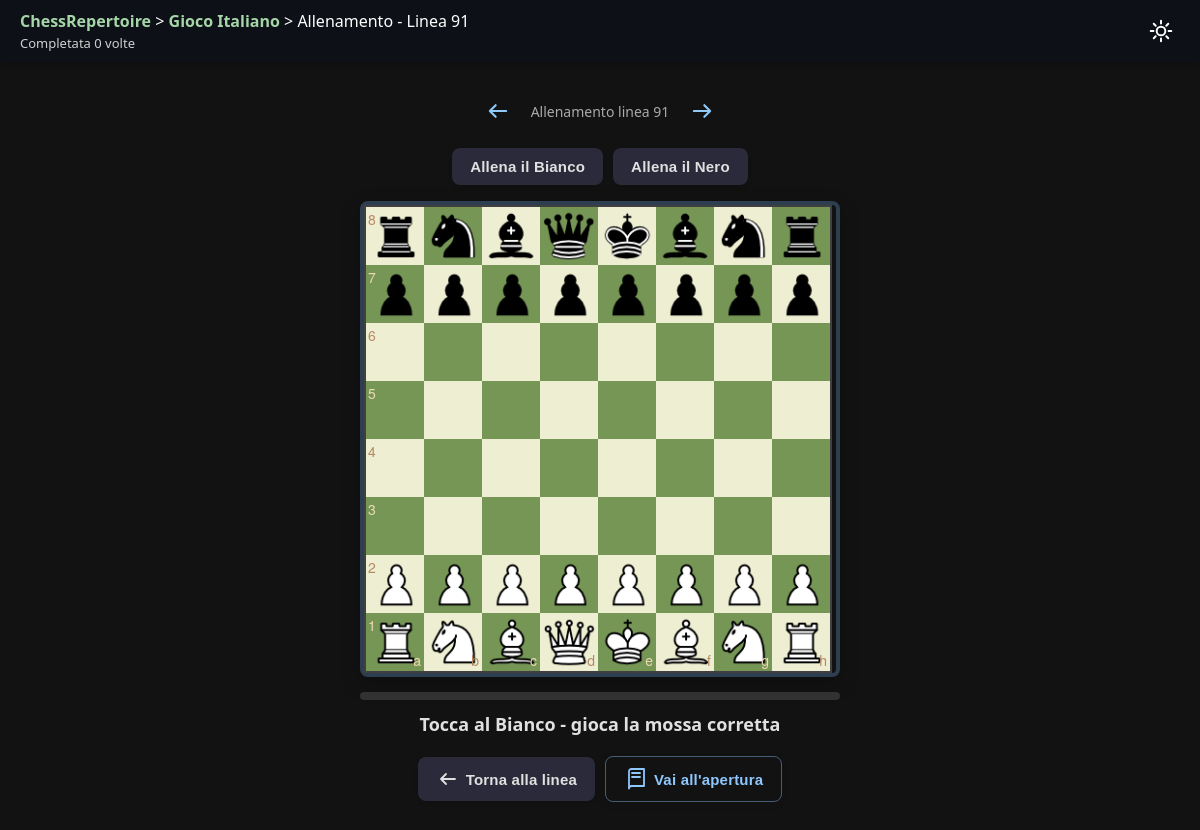
The app's page /opening/10/line/91/train/ with its own data.
### repertoire/models.py (models this page shows, shortened)
class OpeningLine(models.Model):
    root = models.ForeignKey("OpeningRoot", on_delete=models.CASCADE, related_name="linee")
    numero = models.PositiveIntegerField(default=0, null=True, blank=True)
    titolo = models.CharField(max_length=200, blank=True, null=True)
    pgn = models.TextField()
    note = models.TextField(blank=True, null=True)
    flipped = models.BooleanField(default=False)
    completamenti = models.PositiveIntegerField(default=0)
    difficolta    = models.CharField(max_length=20, choices=DIFFICOLTA_CHOICES, default='media', blank=True)
    srs_interval    = models.IntegerField(default=1)
    srs_easiness    = models.FloatField(default=2.5)
    srs_repetitions = models.IntegerField(default=0)
    srs_due_date    = models.DateField(null=True, blank=True)
    parent = models.ForeignKey(
        "self",
        null=True,
        blank=True,
        on_delete=models.SET_NULL,
        related_name="varianti"
    )
    class Meta:
        ordering = ['numero']

class OpeningRoot(models.Model):
    nome = models.CharField(max_length=100, unique=True)
    moves = models.CharField(max_length=50, blank=True, null=True)
    descrizione = models.TextField(blank=True, null=True)
    difesa = models.BooleanField(default=False)
    class Meta:
        ordering = ['nome']

### repertoire/views.py (the view)
# urls.py: path("opening/<int:root_id>/line/<int:numero>/train/", views.line_training, name="line_training"),
def line_training(request, root_id, numero):
    line      = get_object_or_404(OpeningLine, root_id=root_id, numero=numero)
    prev_line = OpeningLine.objects.filter(root_id=root_id, numero__lt=numero).order_by('-numero').first()
    next_line = OpeningLine.objects.filter(root_id=root_id, numero__gt=numero).order_by('numero').first()
    return render(request, "repertoire/line_training.html", {
        "line": line, "prev_line": prev_line, "next_line": next_line,
    })

### repertoire/templates/repertoire/line_training.html (shortened to what this page needs)
{% load static %}
<!DOCTYPE html>
<html lang="it">
<head>
<link rel="stylesheet" href="{% static 'vendor/chessboardjs/chessboard-1.0.0.min.css' %}">
</head>
<body>
<header class="header-bar">
  <div style="display:flex;align-items:center;justify-content:space-between;flex-wrap:wrap;gap:8px;">
    <div class="breadcrumb-header">
      <a href="{% url 'opening_list' %}">ChessRepertoire</a> &gt;
      <a href="{% url 'opening_detail' line.root.id %}">{{ line.root.nome }}</a> &gt;
      <span>Allenamento - Linea {{ line.numero }}</span>
      <p id="comp-count" style="margin:2px 0 0;font-size:13px;opacity:0.8;">Completata {{ line.completamenti }} volte</p>
    </div>
    <button id="darkToggle" title="Cambia tema" aria-label="Cambia tema"></button>
  </div>
</header>
<div class="container">
  <div class="nav-arrows">
    {% if prev_line %}
      <span class="arrow" onclick="window.location.href='{% url 'line_training' line.root.id prev_line.numero %}'"><svg class="ui-icon" aria-hidden="true"><use href="#icon-arrow-left"></use></svg></span>
    {% else %}
      <span class="arrow disabled"><svg class="ui-icon" aria-hidden="true"><use href="#icon-arrow-left"></use></svg></span>
    {% endif %}
    <span class="muted">Allenamento linea {{ line.numero }}</span>
    {% if next_line %}
      <span class="arrow" onclick="window.location.href='{% url 'line_training' line.root.id next_line.numero %}'"><svg class="ui-icon" aria-hidden="true"><use href="#icon-arrow-right"></use></svg></span>
    {% else %}
      <span class="arrow disabled"><svg class="ui-icon" aria-hidden="true"><use href="#icon-arrow-right"></use></svg></span>
    {% endif %}
  </div>
  <div class="toolbar">
    <button id="asWhite" class="btn light">Allena il Bianco</button>
    <button id="asBlack" class="btn light">Allena il Nero</button>
  </div>
  <div style="position:relative; display:inline-block;">
    <div id="board"></div>
  </div>
  <div class="bar"><div id="progress"></div></div>
  <div id="feedback"></div>
  <div class="toolbar">
    <button class="btn light" onclick="window.location.href='{% url 'line_detail' line.root.id line.numero %}'"><svg class="ui-icon" aria-hidden="true"><use href="#icon-arrow-left"></use></svg><span>Torna alla linea</span></button>
    <button class="btn primary" onclick="window.location.href='{% url 'opening_detail' line.root.id %}'"><svg class="ui-icon" aria-hidden="true"><use href="#icon-book"></use></svg><span>Vai all'apertura</span></button>
  </div>
</div>
</body>
</html>

### repertoire/templates/repertoire/line_training.html (style rules this page uses)
*, *::before, *::after { box-sizing: border-box; }
body { background:#f5f5f5; font-family:'Segoe UI', Arial, sans-serif; margin:0; padding:0; transition: background .25s, color .25s; }
html.dark body { background: #121212; color: #e0e0e0; }
html.dark .header-bar { background: #0d1117; }
html.dark .container { background: transparent; }
html.dark .btn.light { background: #2a2a3a; color: #e0e0e0; }
html.dark .bar { background: #333; }
html.dark .muted { color: #aaa; }
html.dark .arrow { color: #90caf9; }
.header-bar { width: 100%; background: #2c3e50; color: white; padding: 10px 20px; box-shadow: 0 2px 6px rgba(0,0,0,0.25); position: fixed; top: 0; left: 0; z-index: 100; }
.breadcrumb-header a { text-decoration: none; color: #a5d6a7; font-weight: 600; }
.container { margin-top: 90px; text-align:center; padding: 0 16px 40px; }
#board { margin: 0 auto; border:4px solid #2c3e50; border-radius:8px; box-shadow:0 6px 20px rgba(0,0,0,0.25); }
.toolbar { margin:16px 0; display:flex; gap:10px; justify-content:center; align-items:center; flex-wrap:wrap; }
.btn { display:inline-flex; align-items:center; gap:6px; font-size:15px; font-weight:600; letter-spacing:0.2px; border:none; border-radius:8px; padding:10px 18px; cursor:pointer; transition:all 0.2s ease-in-out; box-shadow: 0 2px 4px rgba(0,0,0,0.15); }
.btn.primary { background: transparent; color: #8fc7ff; border: 1px solid rgba(143, 199, 255, 0.42); box-shadow: 0 2px 8px rgba(0,0,0,0.08); }
.btn.light { background:#e0e0e0; color:#333; }
.ui-icon { width: 24px; height: 24px; flex: 0 0 auto; }
.muted { color:#666; font-size:14px; }
.nav-arrows { display:flex; justify-content:center; align-items:center; gap:12px; margin-bottom:16px; }
.arrow { width:42px; height:42px; display:inline-flex; align-items:center; justify-content:center; cursor:pointer; user-select:none; color:#2c3e50; transition:0.2s; }
.arrow .ui-icon { width: 28px; height: 28px; }
#darkToggle { background:none; border:none; cursor:pointer; padding:6px; border-radius:8px; display:inline-flex; align-items:center; justify-content:center; color:white; }
#feedback { font-size:18px; margin-top:12px; font-weight:700; min-height: 28px; }
.bar { width: min(480px, calc(100vw - 40px)); margin:10px auto 0; height:8px; background:#e0e0e0; border-radius:4px; overflow:hidden; }

### records on screen
OpeningLine: root.nome "Gioco Italiano", numero "91", completamenti "0"
